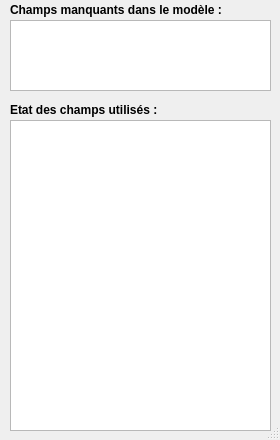
<?xml version="1.0" encoding="UTF-8"?>
<ui version="4.0">
 <class>DialogAide</class>
 <widget class="QDialog" name="DialogAide">
  <property name="windowModality">
   <enum>Qt::ApplicationModal</enum>
  </property>
  <property name="geometry">
   <rect>
    <x>0</x>
    <y>0</y>
    <width>280</width>
    <height>440</height>
   </rect>
  </property>
  <property name="minimumSize">
   <size>
    <width>280</width>
    <height>440</height>
   </size>
  </property>
  <property name="maximumSize">
   <size>
    <width>280</width>
    <height>440</height>
   </size>
  </property>
  <property name="contextMenuPolicy">
   <enum>Qt::NoContextMenu</enum>
  </property>
  <property name="windowTitle">
   <string/>
  </property>
  <property name="windowIcon">
   <iconset>
    <normaloff>icons/icon_principal.PNG</normaloff>icons/icon_principal.PNG</iconset>
  </property>
  <property name="sizeGripEnabled">
   <bool>true</bool>
  </property>
  <property name="modal">
   <bool>true</bool>
  </property>
  <widget class="QLabel" name="label">
   <property name="geometry">
    <rect>
     <x>10</x>
     <y>0</y>
     <width>311</width>
     <height>20</height>
    </rect>
   </property>
   <property name="font">
    <font>
     <weight>75</weight>
     <bold>true</bold>
    </font>
   </property>
   <property name="text">
    <string>Champs manquants dans le modèle :</string>
   </property>
  </widget>
  <widget class="QLabel" name="label_2">
   <property name="geometry">
    <rect>
     <x>10</x>
     <y>100</y>
     <width>311</width>
     <height>20</height>
    </rect>
   </property>
   <property name="font">
    <font>
     <weight>75</weight>
     <bold>true</bold>
    </font>
   </property>
   <property name="text">
    <string>Etat des champs utilisés : </string>
   </property>
  </widget>
  <widget class="QTextEdit" name="textEdit_champs_manquants">
   <property name="geometry">
    <rect>
     <x>10</x>
     <y>20</y>
     <width>261</width>
     <height>71</height>
    </rect>
   </property>
   <property name="readOnly">
    <bool>true</bool>
   </property>
  </widget>
  <widget class="QTableWidget" name="tableWidget_etat_champs">
   <property name="geometry">
    <rect>
     <x>10</x>
     <y>120</y>
     <width>261</width>
     <height>311</height>
    </rect>
   </property>
  </widget>
 </widget>
 <resources/>
 <connections/>
</ui>
